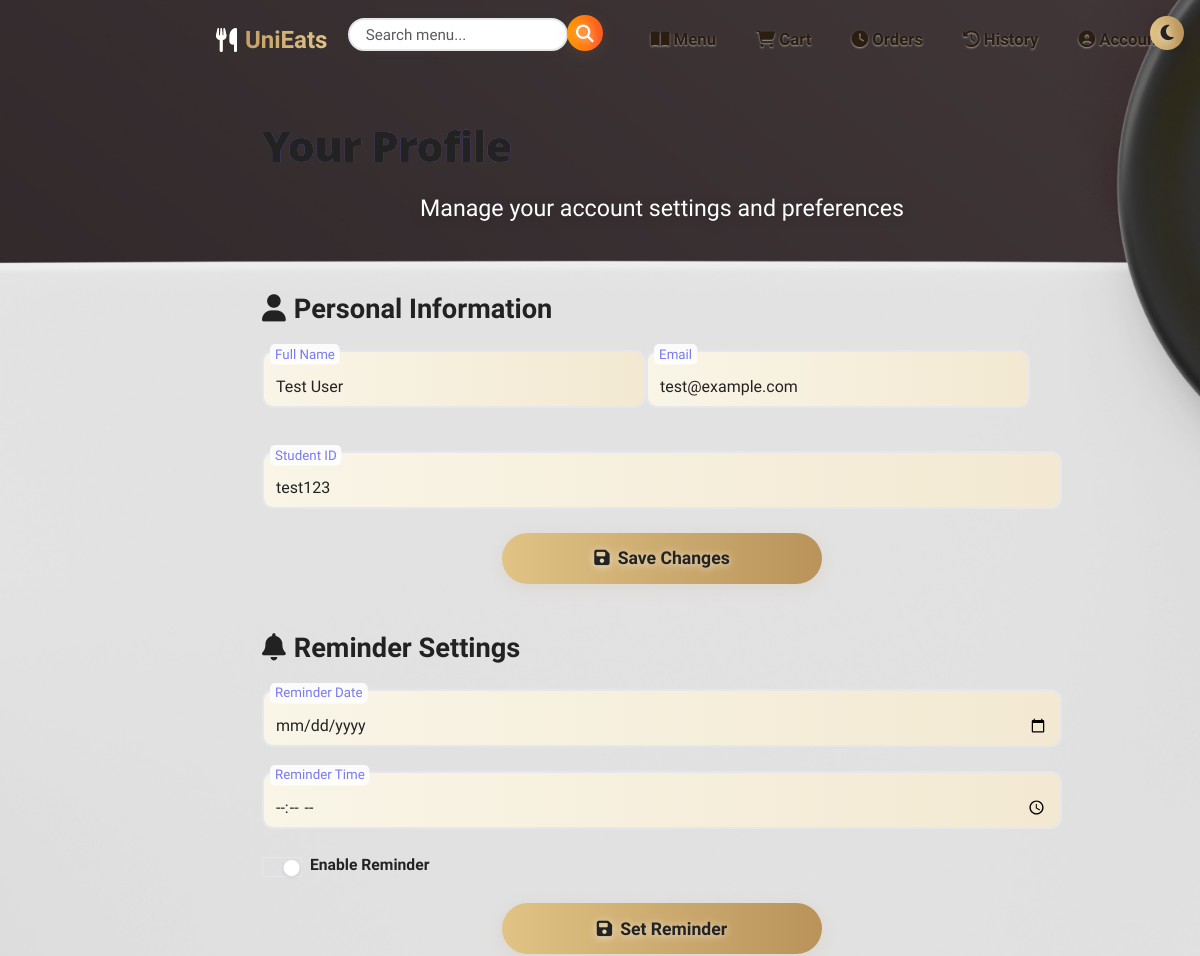
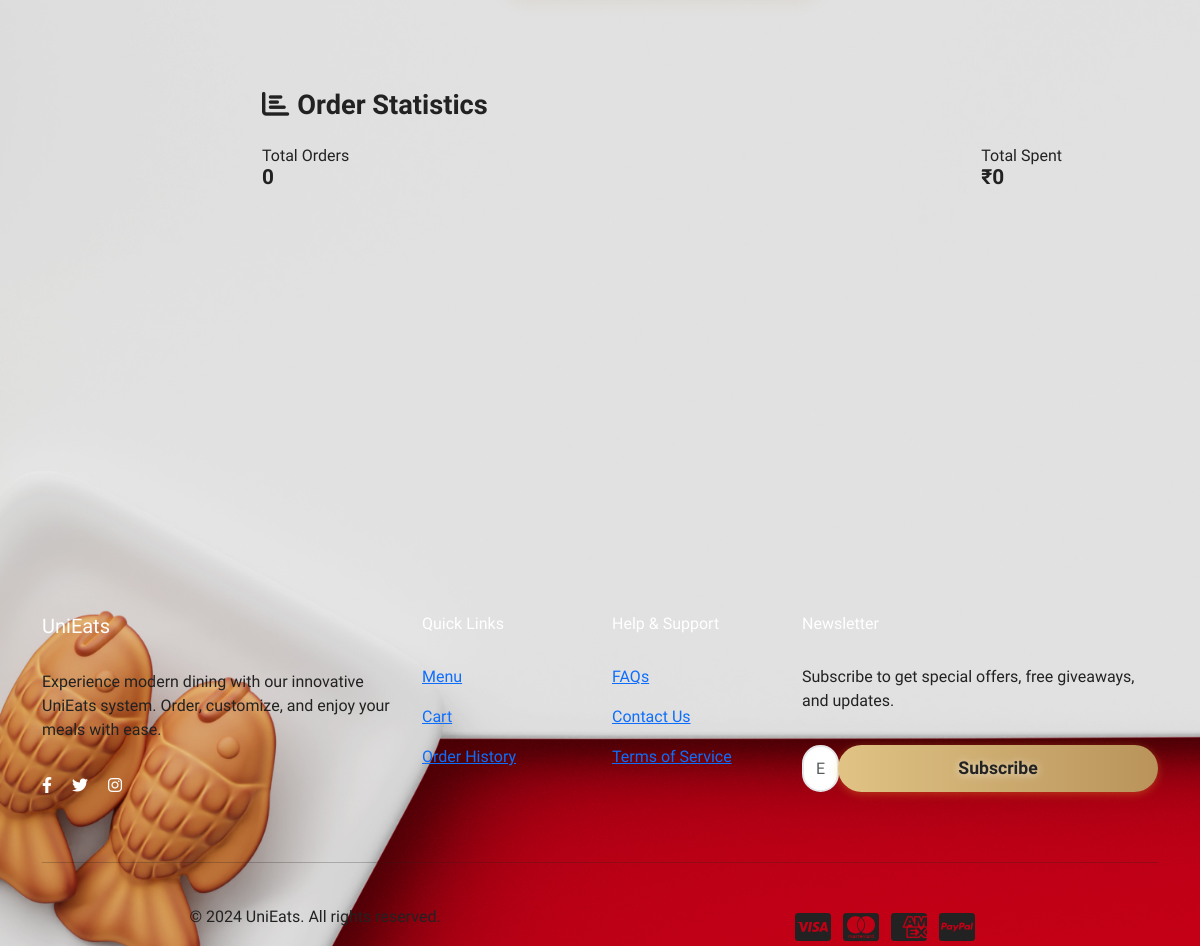
Screenshot of /profile (signed in) with the database file from the repository (2 pictures, top to bottom).
### tables this page shows
CREATE TABLE users (
            id INTEGER PRIMARY KEY AUTOINCREMENT,
            student_id TEXT UNIQUE NOT NULL,
            password TEXT NOT NULL,
            name TEXT NOT NULL,
            email TEXT NOT NULL,
            reminder_time TEXT
        );

### app.py (the view)
@app.route('/profile')
@login_required
def profile():
    conn = get_db_connection()
    cursor = conn.cursor()
    cursor.execute('SELECT * FROM users WHERE id = ?', (session['user_id'],))
    user = cursor.fetchone()
    cursor.execute('''
        SELECT * FROM orders
        WHERE user_id = ?
        ORDER BY timestamp DESC
        LIMIT 5
    ''', (session['user_id'],))
    recent_orders = cursor.fetchall()
    cursor.execute('''
        SELECT item_name, COUNT(*) as order_count
        FROM user_item_interactions
        WHERE user_id = ?
        GROUP BY item_name
        ORDER BY order_count DESC
        LIMIT 5
    ''', (session['user_id'],))
    favorite_items = cursor.fetchall()
    cursor.execute('''
        SELECT COUNT(*), COALESCE(SUM(total_amount), 0)
        FROM orders
        WHERE user_id = ? AND status = 'completed'
    ''', (session['user_id'],))
    total_orders, total_spent = cursor.fetchone()
    conn.close()
    return render_template('profile.html',
                         user=user,
                         recent_orders=recent_orders,
                         favorite_items=favorite_items,
                         total_orders=total_orders,
                         total_spent=total_spent)

### app.py (called while the page is built)
def login_required(f):
    @wraps(f)
    def decorated_function(*args, **kwargs):
        if 'user_id' not in session:
            flash('Please log in to access this page.')
            return redirect(url_for('login'))
        return f(*args, **kwargs)
    return decorated_function

def get_db_connection():
    conn = sqlite3.connect(app.config['DATABASE'])
    conn.row_factory = sqlite3.Row
    return conn

@app.context_processor
def inject_cart_count():
    if 'user_id' in session:
        conn = get_db_connection()
        cursor = conn.cursor()
        cursor.execute('SELECT SUM(quantity) FROM cart WHERE user_id = ?', (session['user_id'],))
        count = cursor.fetchone()[0]
        conn.close()
        return dict(cart_count=count or 0)
    return dict(cart_count=0)

### templates/profile.html (shortened to what this page needs)
{% extends "base.html" %}
{% block content %}
<div class="profile-content-wrapper">
    <div class="row mb-4">
        <div class="col-12 text-center">
            <h1 class="profile-header">Your Profile</h1>
            <p class="lead text-muted">Manage your account settings and preferences</p>
        </div>
    </div>
    <div class="row">
        <div class="col-lg-8 mb-4">
            <h2 class="mb-3"><i class="fas fa-user me-2 icon-bounce"></i>Personal Information</h2>
            <form action="{{ url_for('profile') }}" method="POST">
                <div class="row">
                    <div class="col-md-6 mb-3 form-floating">
                        <input type="text" class="form-control" id="name" name="name" value="{{ user.name }}" required placeholder="Full Name">
                        <label for="name">Full Name</label>
                    </div>
                    <div class="col-md-6 mb-3 form-floating">
                        <input type="email" class="form-control" id="email" name="email" value="{{ user.email }}" required placeholder="Email">
                        <label for="email">Email</label>
                    </div>
                </div>
                <div class="mb-3 form-floating">
                    <input type="text" class="form-control" id="student_id" value="{{ user.student_id }}" readonly placeholder="Student ID">
                    <label for="student_id">Student ID</label>
                </div>
                <button type="submit" class="btn btn-lg">
                    <i class="fas fa-save me-2 icon-bounce"></i>Save Changes
                </button>
            </form>
            <h2 class="mt-5 mb-3"><i class="fas fa-bell me-2 icon-bounce"></i>Reminder Settings</h2>
            <form id="reminderForm" class="mb-3">
                <div class="mb-3 form-floating">
                    <input type="date" class="form-control" id="reminderDate" name="reminderDate" placeholder="Reminder Date">
                    <label for="reminderDate">Reminder Date</label>
                </div>
                <div class="mb-3 form-floating">
                    <input type="time" class="form-control" id="reminderTime" name="reminderTime" placeholder="Reminder Time">
                    <label for="reminderTime">Reminder Time</label>
                </div>
                <div class="form-check form-switch mb-3">
                    <input class="form-check-input" type="checkbox" id="reminderToggle" checked>
                    <label class="form-check-label" for="reminderToggle">Enable Reminder</label>
                </div>
                <button type="submit" class="btn btn-lg w-100">
                    <i class="fas fa-save me-2 icon-bounce"></i>Set Reminder
                </button>
            </form>
        </div>
        <div class="col-lg-4">
            <h2 class="mb-3"><i class="fas fa-chart-bar me-2 icon-bounce"></i>Order Statistics</h2>
            <div class="mb-3">
                <div class="d-flex justify-content-between mb-2">
                    <div>
                        <h6 class="mb-0">Total Orders</h6>
                        <h3 class="mb-0">{{ total_orders }}</h3>
                    </div>
                    <div>
                        <h6 class="mb-0">Total Spent</h6>
                        <h3 class="mb-0">₹{{ total_spent }}</h3>
                    </div>
                </div>
            </div>
        </div>
    </div>
</div>
{% endblock %}

### templates/base.html (style rules this page uses)
body { font-family: 'Baloo 2', sans-serif; }

### rows the page displays
users: name "Test User", email "test@example.com", student_id "test123"

### other values shown
{{ total_orders }} "0"
{{ total_spent }} "0"
